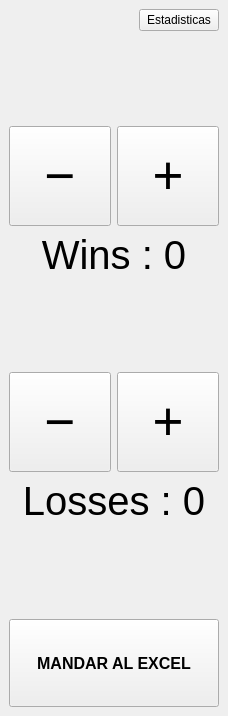
<?xml version="1.0" encoding="UTF-8"?>
<ui version="4.0">
 <class>MainWindow</class>
 <widget class="QMainWindow" name="MainWindow">
  <property name="geometry">
   <rect>
    <x>0</x>
    <y>0</y>
    <width>228</width>
    <height>716</height>
   </rect>
  </property>
  <property name="sizePolicy">
   <sizepolicy hsizetype="MinimumExpanding" vsizetype="Preferred">
    <horstretch>0</horstretch>
    <verstretch>0</verstretch>
   </sizepolicy>
  </property>
  <property name="windowTitle">
   <string>MainWindow</string>
  </property>
  <widget class="QWidget" name="centralwidget">
   <layout class="QGridLayout" name="gridLayout">
    <item row="0" column="0">
     <layout class="QVBoxLayout" name="verticalLayout">
      <item>
       <layout class="QHBoxLayout" name="horizontalLayout_3">
        <item>
         <spacer name="horizontalSpacer">
          <property name="orientation">
           <enum>Qt::Horizontal</enum>
          </property>
          <property name="sizeHint" stdset="0">
           <size>
            <width>40</width>
            <height>20</height>
           </size>
          </property>
         </spacer>
        </item>
        <item>
         <widget class="QPushButton" name="btn_stats">
          <property name="text">
           <string>Estadisticas</string>
          </property>
         </widget>
        </item>
       </layout>
      </item>
      <item>
       <spacer name="verticalSpacer_2">
        <property name="orientation">
         <enum>Qt::Vertical</enum>
        </property>
        <property name="sizeHint" stdset="0">
         <size>
          <width>20</width>
          <height>40</height>
         </size>
        </property>
       </spacer>
      </item>
      <item>
       <layout class="QHBoxLayout" name="horizontalLayout_2">
        <item>
         <widget class="QPushButton" name="btn_wins_minus">
          <property name="sizePolicy">
           <sizepolicy hsizetype="Preferred" vsizetype="Preferred">
            <horstretch>0</horstretch>
            <verstretch>0</verstretch>
           </sizepolicy>
          </property>
          <property name="minimumSize">
           <size>
            <width>100</width>
            <height>100</height>
           </size>
          </property>
          <property name="font">
           <font>
            <pointsize>40</pointsize>
           </font>
          </property>
          <property name="text">
           <string>−</string>
          </property>
         </widget>
        </item>
        <item>
         <widget class="QPushButton" name="btn_wins_plus">
          <property name="sizePolicy">
           <sizepolicy hsizetype="Preferred" vsizetype="Preferred">
            <horstretch>0</horstretch>
            <verstretch>0</verstretch>
           </sizepolicy>
          </property>
          <property name="minimumSize">
           <size>
            <width>100</width>
            <height>100</height>
           </size>
          </property>
          <property name="font">
           <font>
            <pointsize>40</pointsize>
           </font>
          </property>
          <property name="text">
           <string>+</string>
          </property>
         </widget>
        </item>
       </layout>
      </item>
      <item>
       <widget class="QLabel" name="lbl_wins">
        <property name="sizePolicy">
         <sizepolicy hsizetype="MinimumExpanding" vsizetype="Preferred">
          <horstretch>0</horstretch>
          <verstretch>0</verstretch>
         </sizepolicy>
        </property>
        <property name="font">
         <font>
          <pointsize>30</pointsize>
         </font>
        </property>
        <property name="text">
         <string>Wins : 0</string>
        </property>
        <property name="alignment">
         <set>Qt::AlignCenter</set>
        </property>
       </widget>
      </item>
      <item>
       <spacer name="verticalSpacer">
        <property name="orientation">
         <enum>Qt::Vertical</enum>
        </property>
        <property name="sizeHint" stdset="0">
         <size>
          <width>20</width>
          <height>40</height>
         </size>
        </property>
       </spacer>
      </item>
      <item>
       <layout class="QHBoxLayout" name="horizontalLayout">
        <item>
         <widget class="QPushButton" name="btn_loss_minus">
          <property name="sizePolicy">
           <sizepolicy hsizetype="Preferred" vsizetype="Preferred">
            <horstretch>0</horstretch>
            <verstretch>0</verstretch>
           </sizepolicy>
          </property>
          <property name="minimumSize">
           <size>
            <width>100</width>
            <height>100</height>
           </size>
          </property>
          <property name="font">
           <font>
            <pointsize>40</pointsize>
           </font>
          </property>
          <property name="text">
           <string>−</string>
          </property>
         </widget>
        </item>
        <item>
         <widget class="QPushButton" name="btn_loss_plus">
          <property name="sizePolicy">
           <sizepolicy hsizetype="Preferred" vsizetype="Preferred">
            <horstretch>0</horstretch>
            <verstretch>0</verstretch>
           </sizepolicy>
          </property>
          <property name="minimumSize">
           <size>
            <width>100</width>
            <height>100</height>
           </size>
          </property>
          <property name="font">
           <font>
            <pointsize>40</pointsize>
           </font>
          </property>
          <property name="text">
           <string>+</string>
          </property>
         </widget>
        </item>
       </layout>
      </item>
      <item>
       <widget class="QLabel" name="lbl_loss">
        <property name="font">
         <font>
          <pointsize>30</pointsize>
         </font>
        </property>
        <property name="text">
         <string>Losses : 0</string>
        </property>
        <property name="alignment">
         <set>Qt::AlignCenter</set>
        </property>
       </widget>
      </item>
      <item>
       <spacer name="verticalSpacer_3">
        <property name="orientation">
         <enum>Qt::Vertical</enum>
        </property>
        <property name="sizeHint" stdset="0">
         <size>
          <width>20</width>
          <height>40</height>
         </size>
        </property>
       </spacer>
      </item>
      <item>
       <widget class="QPushButton" name="btn_excel">
        <property name="sizePolicy">
         <sizepolicy hsizetype="Minimum" vsizetype="MinimumExpanding">
          <horstretch>0</horstretch>
          <verstretch>0</verstretch>
         </sizepolicy>
        </property>
        <property name="font">
         <font>
          <pointsize>12</pointsize>
          <weight>75</weight>
          <bold>true</bold>
         </font>
        </property>
        <property name="text">
         <string>MANDAR AL EXCEL</string>
        </property>
       </widget>
      </item>
     </layout>
    </item>
   </layout>
  </widget>
 </widget>
 <resources/>
 <connections/>
</ui>
